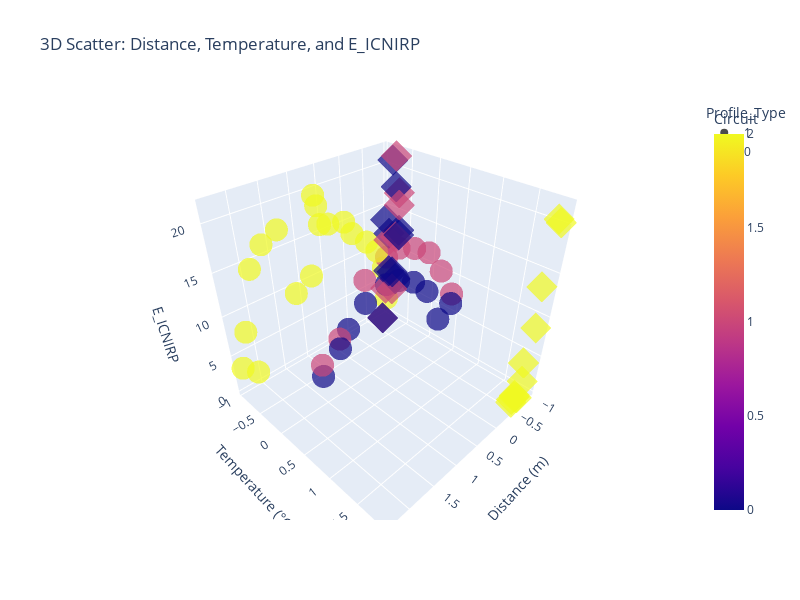
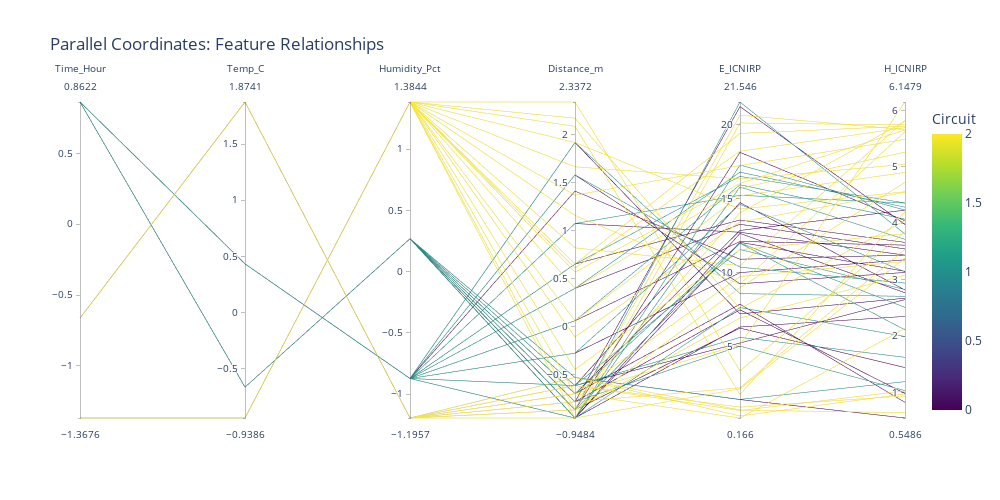

Here is the notebook cell these charts were saved with, in order:
### Code cell
# =============================================================================
# MULTIVARIATE VISUALIZATION
# =============================================================================

print("=" * 80)
print("📊 MULTIVARIATE VISUALIZATION")
print("=" * 80)

# Category-wise distribution plots
fig, axes = plt.subplots(2, 3, figsize=(15, 10))

for i, cat_col in enumerate(categorical_cols):
    for j, target in enumerate(target_variables):
        ax = axes[j, i]
        sns.boxplot(x=cat_col, y=target, data=df, ax=ax, palette='Set2')
        sns.stripplot(x=cat_col, y=target, data=df, ax=ax, color='black', alpha=0.3, size=4)
        ax.set_title(f'{target} by {cat_col}', fontweight='bold')

plt.suptitle('Target Distributions by Categorical Features', fontsize=14, fontweight='bold', y=1.02)
plt.tight_layout()
plt.show()

# 3D Scatter Plot using Plotly
print("\n📊 3D Scatter Plot: Distance vs Temperature vs E_ICNIRP")
fig = px.scatter_3d(df, x='Distance_m', y='Temp_C', z='E_ICNIRP',
                    color='Circuit', symbol='Profile_Type',
                    title='3D Scatter: Distance, Temperature, and E_ICNIRP',
                    labels={'Distance_m': 'Distance (m)', 'Temp_C': 'Temperature (°C)', 
                            'E_ICNIRP': 'E_ICNIRP', 'Circuit': 'Circuit'},
                    opacity=0.7)
fig.update_layout(width=800, height=600)
fig.show()

# Parallel Coordinates Plot
print("\n📊 Parallel Coordinates Plot:")
fig = px.parallel_coordinates(df, 
                               dimensions=['Time_Hour', 'Temp_C', 'Humidity_Pct', 
                                          'Distance_m', 'E_ICNIRP', 'H_ICNIRP'],
                               color='Circuit',
                               color_continuous_scale='Viridis',
                               title='Parallel Coordinates: Feature Relationships')
fig.update_layout(width=1000, height=500)
fig.show()

# Facet Grid: Target by Profile_Type and City
print("\n📊 Facet Grid: E_ICNIRP Distribution")
g = sns.FacetGrid(df, col='Profile_Type', row='City', height=4, aspect=1.5)
g.map(sns.histplot, 'E_ICNIRP', kde=True, color=COLORS['primary'])
g.fig.suptitle('E_ICNIRP Distribution by City and Profile Type', y=1.02, fontsize=14, fontweight='bold')
plt.show()

# Heatmap of mean values
print("\n📊 Heatmap: Mean Target Values by Category Combinations")
pivot_e = df.pivot_table(values='E_ICNIRP', index='City', columns=['Profile_Type', 'Circuit'], aggfunc='mean')
pivot_h = df.pivot_table(values='H_ICNIRP', index='City', columns=['Profile_Type', 'Circuit'], aggfunc='mean')

fig, axes = plt.subplots(1, 2, figsize=(14, 4))

sns.heatmap(pivot_e, annot=True, fmt='.2f', cmap='YlOrRd', ax=axes[0])
axes[0].set_title('Mean E_ICNIRP by City, Profile_Type, and Circuit')

sns.heatmap(pivot_h, annot=True, fmt='.2f', cmap='YlGnBu', ax=axes[1])
axes[1].set_title('Mean H_ICNIRP by City, Profile_Type, and Circuit')

plt.tight_layout()
plt.show()

### Figure 1 — Plotly figure (JSON) as saved in the notebook; plotly's stock layout.template omitted (floating-point values rounded to 4 significant figures)
{"data": [{"hovertemplate": "Profile_Type=1<br>Distance (m)=%{x}<br>Temperature (°C)=%{y}<br>E_ICNIRP=%{z}<br>Circuit=%{marker.color}<extra></extra>", "legendgroup": "1", "marker": {"color": [1, 2, 0, 2, 0, 2, 1, 0, 2, 2, 1, 2, 0, 2, 1, 2, 0, 2, 1, 2, 0, 2, 1, 0, 2, 2, 1, 0, 2, 0, 2, 1, 2, 1, 2, 0, 2], "coloraxis": "coloraxis", "opacity": 0.7, "symbol": "circle"}, "mode": "markers", "name": "1", "scene": "scene", "showlegend": true, "type": "scatter3d", "x": [0.0625, 2.084, 1.411, 0.3995, -0.6114, -0.8642, 0.6523, 1.916, 1.368, -0.9484, -0.2744, 0.568, 0.3995, 2.337, -0.9484, 0.0625, 1.073, 0.6523, 1.579, -0.4429, 0.0625, 1.916, 1.073, 0.6523, 0.8208, -0.6957, -0.6114, -0.2744, 2.169, 1.579, -0.1059, 0.3995, 0.6101, 1.916, 1.158, -0.9484, 1.663], "y": [0.4334, -0.9386, 0.4334, -0.9386, 0.4334, -0.9386, 0.4334, 0.4334, -0.9386, -0.9386, 0.4334, -0.9386, 0.4334, -0.9386, 0.4334, -0.9386, 0.4334, -0.9386, 0.4334, -0.9386, 0.4334, -0.9386, 0.4334, 0.4334, -0.9386, -0.9386, 0.4334, 0.4334, -0.9386, 0.4334, -0.9386, 0.4334, -0.9386, 0.4334, -0.9386, 0.4334, -0.9386], "z": [15.95, 1.759, 10.91, 15.71, 5.239, 6.925, 16.51, 7.21, 17.25, 2.141, 14.62, 16.04, 13.27, 3.357, 7.636, 15.2, 12.73, 19.42, 10.37, 11.55, 12.11, 14.3, 15.23, 13.56, 10.48, 9.737, 11.57, 10.0, 7.565, 9.245, 13.43, 16.8, 18.21, 8.58, 9.22, 6.323, 16.34]}, {"hovertemplate": "Profile_Type=0<br>Distance (m)=%{x}<br>Temperature (°C)=%{y}<br>E_ICNIRP=%{z}<br>Circuit=%{marker.color}<extra></extra>", "legendgroup": "0", "marker": {"color": [0, 2, 2, 1, 2, 1, 0, 2, 1, 2, 0, 1, 2, 1, 2, 0, 1, 0, 2, 0, 2, 0, 0, 2, 1, 0, 2, 1, 0], "coloraxis": "coloraxis", "opacity": 0.7, "symbol": "diamond"}, "mode": "markers", "name": "0", "scene": "scene", "showlegend": true, "type": "scatter3d", "x": [-0.7799, -0.8642, -0.5272, -0.6114, -0.7799, -0.9484, -0.6957, -0.6114, -0.5272, -0.8642, -0.8642, -0.7799, -0.6957, -0.6957, -0.9484, -0.6114, -0.8642, -0.5272, -0.7799, -0.9484, -0.5272, -0.8642, -0.6957, -0.6957, -0.9484, -0.7799, -0.6114, -0.8642, -0.9484], "y": [-0.6642, 1.874, 1.874, -0.6642, 1.874, -0.6642, -0.6642, 1.874, -0.6642, 1.874, -0.6642, -0.6642, 1.874, -0.6642, 1.874, -0.6642, -0.6642, -0.6642, 1.874, -0.6642, 1.874, -0.6642, -0.6642, 1.874, -0.6642, -0.6642, 1.874, -0.6642, -0.6642], "z": [21.23, 20.65, 0.305, 5.622, 14.05, 17.28, 12.85, 0.9005, 1.424, 8.99, 6.246, 5.029, 0.1655, 12.01, 20.13, 14.74, 21.55, 1.414, 2.209, 12.66, 0.7042, 18.14, 7.866, 5.131, 15.79, 7.485, 0.6733, 11.99, 12.05]}], "layout": {"coloraxis": {"colorbar": {"title": {"text": "Circuit"}}, "colorscale": [[0, "#0d0887"], [0.1111, "#46039f"], [0.2222, "#7201a8"], [0.3333, "#9c179e"], [0.4444, "#bd3786"], [0.5556, "#d8576b"], [0.6667, "#ed7953"], [0.7778, "#fb9f3a"], [0.8889, "#fdca26"], [1, "#f0f921"]]}, "height": 600, "legend": {"title": {"text": "Profile_Type"}, "tracegroupgap": 0}, "scene": {"domain": {"x": [0, 1], "y": [0, 1]}, "xaxis": {"title": {"text": "Distance (m)"}}, "yaxis": {"title": {"text": "Temperature (°C)"}}, "zaxis": {"title": {"text": "E_ICNIRP"}}}, "title": {"text": "3D Scatter: Distance, Temperature, and E_ICNIRP"}, "width": 800}}

### Figure 2 — Plotly figure (JSON) as saved in the notebook; plotly's stock layout.template omitted (floating-point values rounded to 4 significant figures)
{"data": [{"dimensions": [{"label": "Time_Hour", "values": [0.8622, -1.368, 0.8622, -0.6624, 0.8622, -1.368, 0.8622, -0.6624, 0.8622, -1.368, 0.8622, -0.6624, 0.8622, 0.8622, -1.368, 0.8622, -1.368, 0.8622, -0.6624, 0.8622, -1.368, 0.8622, -0.6624, 0.8622, -1.368, 0.8622, 0.8622, -1.368, 0.8622, -0.6624, 0.8622, -1.368, 0.8622, -0.6624, 0.8622, -1.368, 0.8622, 0.8622, -1.368, 0.8622, 0.8622, -0.6624, 0.8622, -1.368, 0.8622, -1.368, 0.8622, -0.6624, 0.8622, 0.8622, -1.368, 0.8622, -0.6624, 0.8622, 0.8622, -1.368, 0.8622, 0.8622, -1.368, 0.8622, -0.6624, 0.8622, -1.368, 0.8622, 0.8622, -1.368]}, {"label": "Temp_C", "values": [0.4334, -0.9386, -0.6642, 1.874, 0.4334, -0.9386, 0.4334, 1.874, -0.6642, -0.9386, 0.4334, 1.874, -0.6642, 0.4334, -0.9386, -0.6642, -0.9386, 0.4334, 1.874, -0.6642, -0.9386, 0.4334, 1.874, -0.6642, -0.9386, 0.4334, -0.6642, -0.9386, 0.4334, 1.874, -0.6642, -0.9386, 0.4334, 1.874, -0.6642, -0.9386, 0.4334, -0.6642, -0.9386, 0.4334, -0.6642, 1.874, 0.4334, -0.9386, -0.6642, -0.9386, 0.4334, 1.874, -0.6642, 0.4334, -0.9386, -0.6642, 1.874, 0.4334, -0.6642, -0.9386, 0.4334, -0.6642, -0.9386, 0.4334, 1.874, -0.6642, -0.9386, -0.6642, 0.4334, -0.9386]}, {"label": "Humidity_Pct", "values": [-0.8732, 1.384, 0.268, -1.196, -0.8732, 1.384, -0.8732, -1.196, 0.268, 1.384, -0.8732, -1.196, 0.268, -0.8732, 1.384, 0.268, 1.384, -0.8732, -1.196, 0.268, 1.384, -0.8732, -1.196, 0.268, 1.384, -0.8732, 0.268, 1.384, -0.8732, -1.196, 0.268, 1.384, -0.8732, -1.196, 0.268, 1.384, -0.8732, 0.268, 1.384, -0.8732, 0.268, -1.196, -0.8732, 1.384, 0.268, 1.384, -0.8732, -1.196, 0.268, -0.8732, 1.384, 0.268, -1.196, -0.8732, 0.268, 1.384, -0.8732, 0.268, 1.384, -0.8732, -1.196, 0.268, 1.384, 0.268, -0.8732, 1.384]}, {"label": "Distance_m", "values": [0.0625, 2.084, -0.7799, -0.8642, 1.411, 0.3995, -0.6114, -0.5272, -0.6114, -0.8642, 0.6523, -0.7799, -0.9484, 1.916, 1.368, -0.6957, -0.9484, -0.2744, -0.6114, -0.5272, 0.568, 0.3995, -0.8642, -0.8642, 2.337, -0.9484, -0.7799, 0.0625, 1.073, -0.6957, -0.6957, 0.6523, 1.579, -0.9484, -0.6114, -0.4429, 0.0625, -0.8642, 1.916, 1.073, -0.5272, -0.7799, 0.6523, 0.8208, -0.9484, -0.6957, -0.6114, -0.5272, -0.8642, -0.2744, 2.169, -0.6957, -0.6957, 1.579, -0.9484, -0.1059, 0.3995, -0.7799, 0.6101, 1.916, -0.6114, -0.8642, 1.158, -0.9484, -0.9484, 1.663]}, {"label": "E_ICNIRP", "values": [15.95, 1.759, 21.23, 20.65, 10.91, 15.71, 5.239, 0.305, 5.622, 6.925, 16.51, 14.05, 17.28, 7.21, 17.25, 12.85, 2.141, 14.62, 0.9005, 1.424, 16.04, 13.27, 8.99, 6.246, 3.357, 7.636, 5.029, 15.2, 12.73, 0.1655, 12.01, 19.42, 10.37, 20.13, 14.74, 11.55, 12.11, 21.55, 14.3, 15.23, 1.414, 2.209, 13.56, 10.48, 12.66, 9.737, 11.57, 0.7042, 18.14, 10.0, 7.565, 7.866, 5.131, 9.245, 15.79, 13.43, 16.8, 7.485, 18.21, 8.58, 0.6733, 11.99, 9.22, 12.05, 6.323, 16.34]}, {"label": "H_ICNIRP", "values": [4.07, 4.202, 3.979, 5.658, 3.434, 5.261, 2.647, 0.976, 1.624, 3.079, 4.359, 5.805, 4.233, 2.671, 5.485, 4.232, 3.384, 3.139, 0.9405, 1.193, 5.651, 3.544, 4.725, 1.442, 3.848, 1.993, 1.033, 4.9, 3.434, 2.135, 2.509, 5.719, 2.939, 5.742, 2.817, 3.814, 3.612, 3.809, 4.558, 4.357, 0.5486, 3.538, 3.66, 5.819, 2.767, 3.321, 2.825, 0.6424, 4.044, 3.352, 4.046, 0.8257, 6.148, 3.128, 3.714, 4.55, 4.284, 0.9839, 5.692, 2.704, 1.029, 2.11, 5.624, 3.148, 2.349, 5.043]}], "domain": {"x": [0, 1], "y": [0, 1]}, "line": {"color": [1, 2, 0, 2, 0, 2, 0, 2, 1, 2, 1, 2, 1, 0, 2, 0, 2, 1, 2, 1, 2, 0, 2, 0, 2, 1, 1, 2, 0, 2, 1, 2, 1, 2, 0, 2, 0, 1, 2, 1, 0, 2, 0, 2, 0, 2, 1, 2, 0, 0, 2, 0, 2, 0, 1, 2, 1, 0, 2, 1, 2, 1, 2, 0, 0, 2], "coloraxis": "coloraxis"}, "name": "", "type": "parcoords"}], "layout": {"coloraxis": {"colorbar": {"title": {"text": "Circuit"}}, "colorscale": [[0, "#440154"], [0.1111, "#482878"], [0.2222, "#3e4989"], [0.3333, "#31688e"], [0.4444, "#26828e"], [0.5556, "#1f9e89"], [0.6667, "#35b779"], [0.7778, "#6ece58"], [0.8889, "#b5de2b"], [1, "#fde725"]]}, "height": 500, "legend": {"tracegroupgap": 0}, "title": {"text": "Parallel Coordinates: Feature Relationships"}, "width": 1000}}
